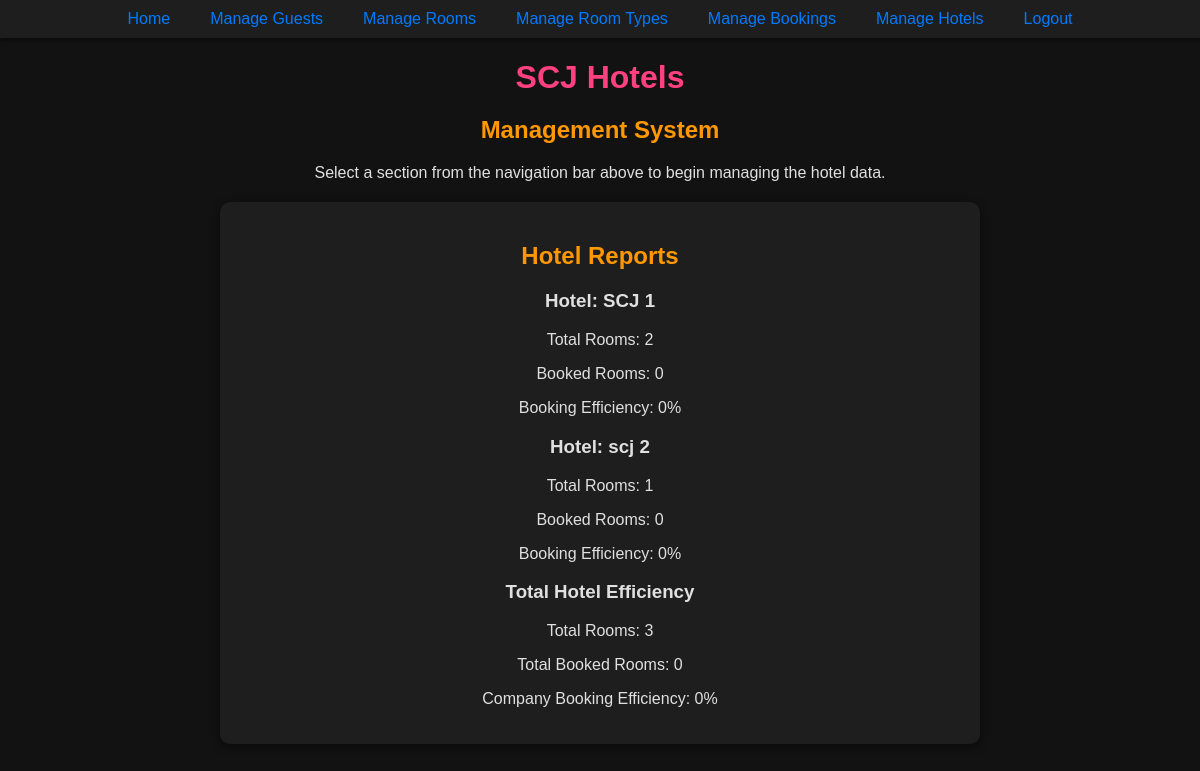
Page /index.php (signed in) on the committed database.
### tables this page shows
CREATE TABLE Hotel (
    hotelID INTEGER PRIMARY KEY AUTOINCREMENT,
    hotelName VARCHAR(50) NOT NULL,
    hotelAddress VARCHAR(50) NOT NULL,
    city VARCHAR(50) NOT NULL,
    postcode VARCHAR(20) NOT NULL,
    hotel_telNo VARCHAR(20) NOT NULL
);

### index.php (the view, shortened to what this page needs)
<?php
include 'components/NavBar.php';
require_once __DIR__ . '/components/config.php';
?>
<!DOCTYPE html>
<html lang="en">
<head>
    <link rel="stylesheet" href="css/styles.css">
</head>
<body>
    <h1 class="center-text">SCJ Hotels</h1>
    <h2 class="center-text">Management System</h2>
    <p class="center-text">Select a section from the navigation bar above to begin managing the hotel data.</p>
    <div class="form-container">
        <div class="center-text">
        <h2 class="center-text">Hotel Reports</h2>
            <?php
            $stmt = $pdo->query("SELECT h.hotelID, h.hotelName,
                COUNT(*) AS total_rooms,
                COUNT(CASE WHEN r.status = 'booked' THEN 1 END) AS booked_rooms
            FROM Hotel h
            INNER JOIN Room r ON h.hotelID = r.hotelID
            GROUP BY h.hotelID, h.hotelName");
            while ($row = $stmt->fetch(PDO::FETCH_ASSOC)) {
                $hotelName = $row['hotelName'];
                $totalRooms = $row['total_rooms'];
                $bookedRooms = $row['booked_rooms'];
                $bookedPercentage = ($bookedRooms / $totalRooms) * 100;
                echo "<h3>Hotel: $hotelName</h3>";
                echo "<p>Total Rooms: $totalRooms</p>";
                echo "<p>Booked Rooms: $bookedRooms</p>";
                echo "<p>Booking Efficiency: " . round($bookedPercentage, 2) . "%</p>";
            }
            $totalRooms = 0;
            $totalBookedRooms = 0;
            $stmt = $pdo->query("SELECT COUNT(*) AS total_rooms,
                                    COUNT(CASE WHEN r.status = 'booked' THEN 1 END) AS booked_rooms
                                FROM Room r");
            $row = $stmt->fetch(PDO::FETCH_ASSOC);
            $totalRooms += $row['total_rooms'];
            $totalBookedRooms += $row['booked_rooms'];
            $franchiseEfficiency = ($totalBookedRooms / $totalRooms) * 100;
            echo "<h3>Total Hotel Efficiency</h3>";
            echo "<p>Total Rooms: $totalRooms</p>";
            echo "<p>Total Booked Rooms: $totalBookedRooms</p>";
            echo "<p>Company Booking Efficiency: " . round($franchiseEfficiency, 2) . "%</p>";
            ?>
        </div>
    </div>
</body>
</html>

### css/styles.css (style rules this page uses)
body { background-color: #121212; color: #e0e0e0; font-family: Arial, sans-serif; margin: 0; padding: 0; }
.center-text { text-align: center; }
.form-container { background-color: #1e1e1e; padding: 20px; margin: 20px auto; border-radius: 10px; width: 60%; box-shadow: 0 2px 10px rgba(0, 0, 0, 0.5); }
h1 { text-align: center; color: #ff4081; margin-bottom: 20px; }
h2 { text-align: center; color: #ff9800; margin-bottom: 20px; }

### rows in the picture
hotel: hotelName "SCJ 1", totalRooms "2", bookedRooms "0", bookedPercentage "0"
hotel: hotelName "scj 2", totalRooms "1", bookedRooms "0", bookedPercentage "0"

### other values in the picture
$totalRooms "3"
$totalBookedRooms "0"
$franchiseEfficiency "0"
